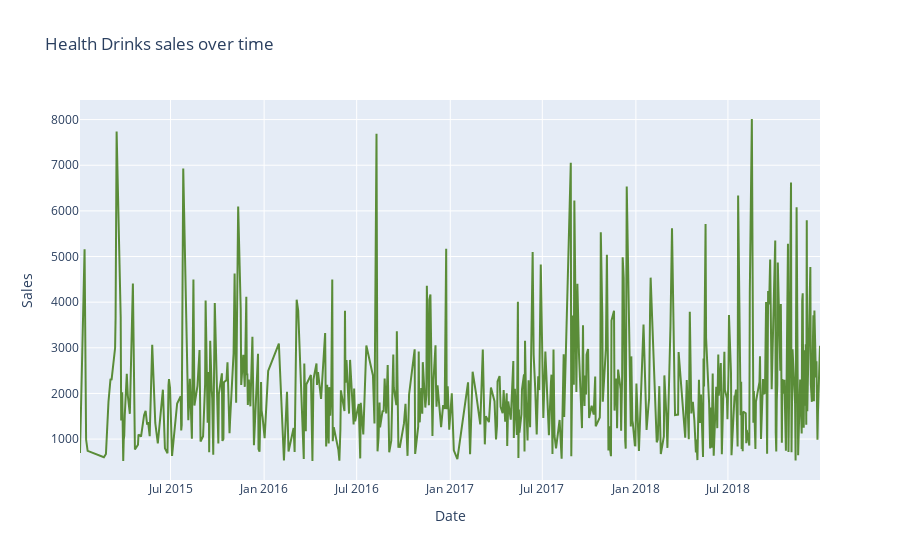

The notebook cell this image was saved under:
### Code cell
HealthDrinks_trace = go.Scatter(
                    x = df_HealthDrinks.index,
                    y = df_HealthDrinks.Sales,
                    mode = "lines",
                    name = "idk",
                    marker = dict(color = 'rgba(56, 117, 9, 0.8)'))
                   

                    
data1 = [HealthDrinks_trace]
layout = dict(title = 'Health Drinks sales over time',
              xaxis= dict(title= 'Date',ticklen= 5,zeroline= False),
             yaxis =dict(title='Sales'))
fig = dict(data = data1, layout = layout)
iplot(fig)

### Figure 1 — Plotly figure (JSON) as saved in the notebook; plotly's stock layout.template omitted (floating-point values rounded to 4 significant figures; data arrays with more than 128 entries replaced by an {"elided": "..."} marker saying what was removed)
{"data": [{"marker": {"color": "rgba(56, 117, 9, 0.8)"}, "mode": "lines", "name": "idk", "type": "scatter", "x": {"elided": "493 str values"}, "y": {"elided": "493 int values"}}], "layout": {"title": {"text": "Health Drinks sales over time"}, "xaxis": {"ticklen": 5, "title": {"text": "Date"}, "zeroline": false}, "yaxis": {"title": {"text": "Sales"}}}}
